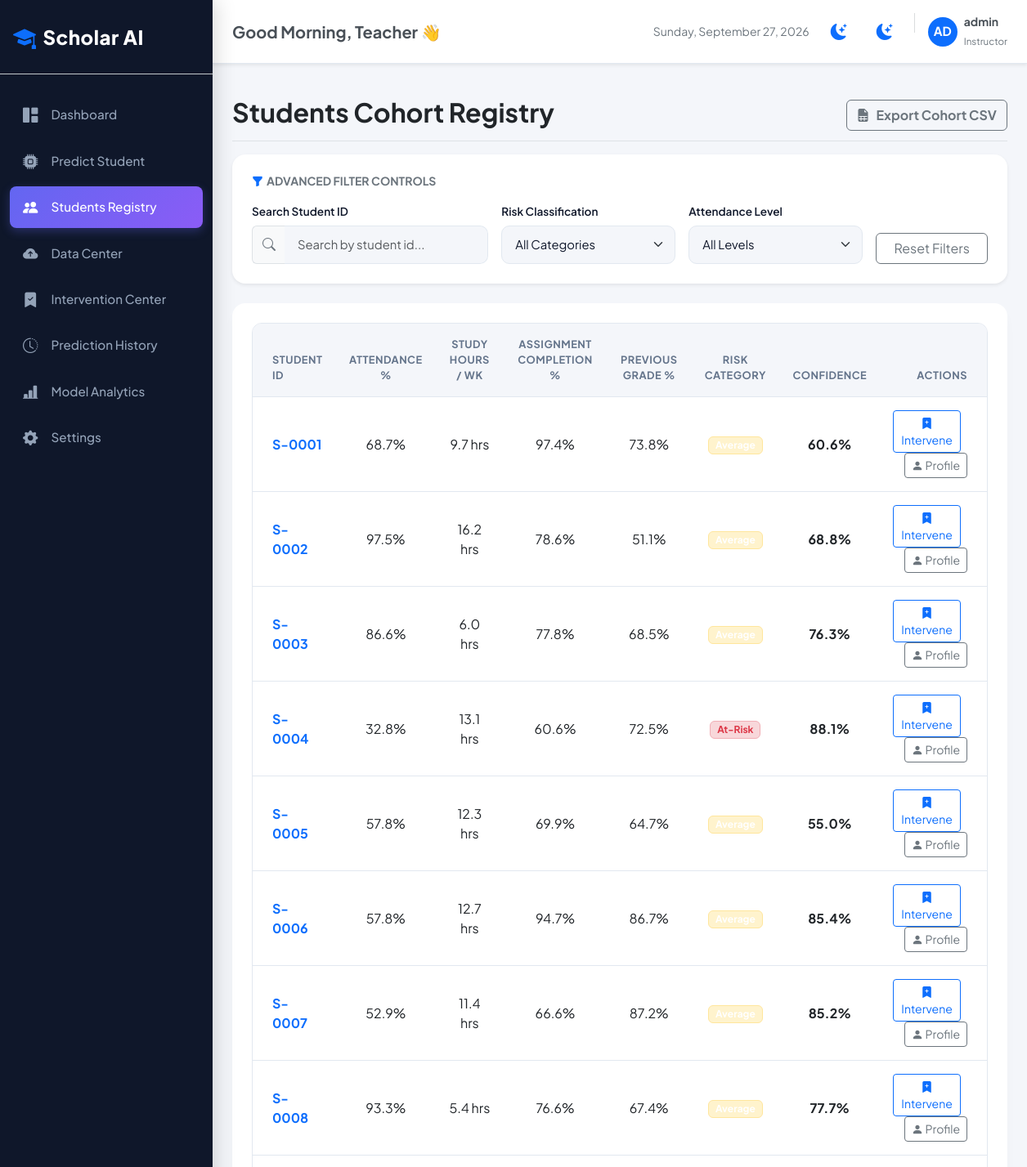
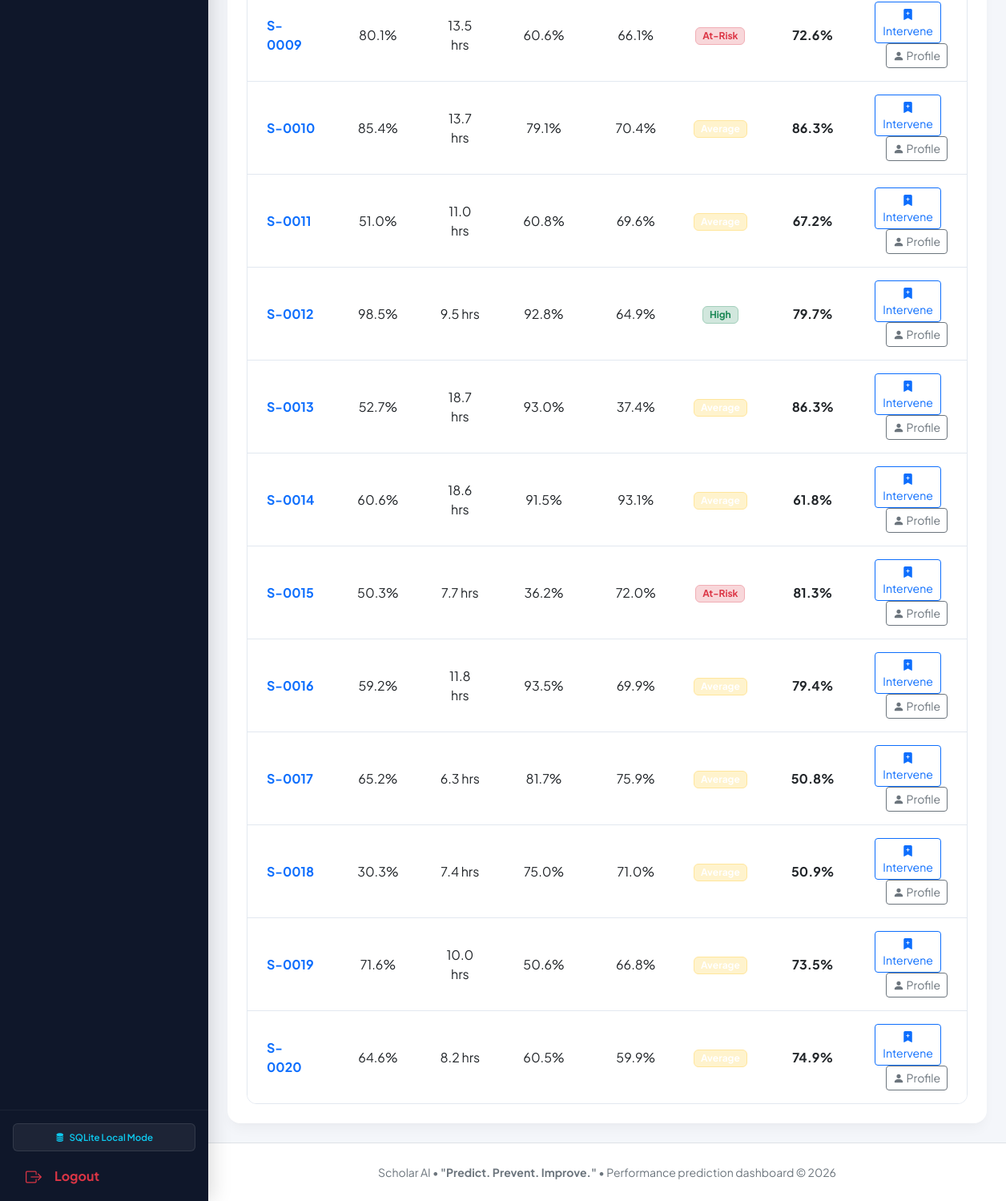
/students (signed in), run on the app's committed database (2 pictures, top to bottom).
### tables this page shows
CREATE TABLE students (
        student_id TEXT PRIMARY KEY,
        attendance REAL NOT NULL,
        study_hours REAL NOT NULL,
        assignment_completion REAL NOT NULL,
        previous_grade REAL NOT NULL,
        class_participation REAL NOT NULL,
        family_support TEXT NOT NULL,
        parental_education TEXT NOT NULL,
        internet_access TEXT NOT NULL,
        extra_activities TEXT NOT NULL,
        predicted_category TEXT,
        confidence REAL,
        last_updated TIMESTAMP DEFAULT CURRENT_TIMESTAMP
    );

### app.py (the view)
@app.route('/students')
def students():
    search = request.args.get('search', '').strip()
    category = request.args.get('category', '').strip()
    sort_by = request.args.get('sort', 'student_id').strip()
    page = int(request.args.get('page', 1))
    per_page = 20
    conn = get_db_connection()
    cursor = conn.cursor()
    query = "SELECT * FROM students WHERE 1=1"
    params = []
    if search:
        query += " AND student_id LIKE ?"
        params.append(f"%{search}%")
    if category:
        query += " AND predicted_category = ?"
        params.append(category)
    allowed_sorts = ["student_id", "attendance", "study_hours", "assignment_completion", "previous_grade", "confidence"]
    if sort_by not in allowed_sorts:
        sort_by = "student_id"
    order_direction = "DESC" if sort_by in ["attendance", "study_hours", "assignment_completion", "previous_grade", "confidence"] else "ASC"
    query += f" ORDER BY {sort_by} {order_direction}"
    cursor.execute(f"SELECT COUNT(*) as count FROM ({query})", params)
    total_records = cursor.fetchone()['count']
    total_pages = (total_records + per_page - 1) // per_page
    offset = (page - 1) * per_page
    query += " LIMIT ? OFFSET ?"
    params.extend([per_page, offset])
    cursor.execute(query, params)
    student_rows = cursor.fetchall()
    conn.close()
    return render_template(
        'students.html',
        students=student_rows,
        search_query=search,
        selected_category=category,
        sort_by=sort_by,
        current_page=page,
        total_pages=total_pages,
        total_records=total_records
    )

### templates/students.html (shortened to what this page needs)
{% extends "base.html" %}
{% block content %}
<div class="d-flex justify-content-between flex-wrap flex-md-nowrap align-items-center pt-3 pb-2 mb-3 border-bottom">
    <h1 class="h2 fw-bold text-dark">Students Cohort Registry</h1>
    <div class="btn-toolbar mb-2 mb-md-0">
        <button class="btn btn-outline-secondary d-flex align-items-center gap-2 fw-bold" onclick="exportCohortCsv()">
            <i class="bi bi-file-earmark-spreadsheet-fill"></i> Export Cohort CSV
        </button>
    </div>
</div>
<div class="card-premium p-4 mb-4 border-0 shadow-sm">
    <h6 class="fw-bold mb-3 text-secondary text-uppercase small"><i class="bi bi-funnel-fill me-1 text-primary"></i>Advanced Filter Controls</h6>
    <div class="row g-3">
        <div class="col-12 col-md-4">
            <label for="searchBar" class="form-label">Search Student ID</label>
            <div class="input-group">
                <span class="input-group-text bg-light border-end-0 text-secondary"><i class="bi bi-search"></i></span>
                <input type="text" class="form-control border-start-0" id="searchBar" placeholder="Search by student id..." onkeyup="filterRegistryTable()">
            </div>
        </div>
        <div class="col-12 col-md-3">
            <label for="riskFilter" class="form-label">Risk Classification</label>
            <select class="form-select" id="riskFilter" onchange="filterRegistryTable()">
                <option value="" {% if not active_category %}selected{% endif %}>All Categories</option>
            </select>
        </div>
        <div class="col-12 col-md-3">
            <label for="attendanceFilter" class="form-label">Attendance Level</label>
            <select class="form-select" id="attendanceFilter" onchange="filterRegistryTable()">
                <option value="">All Levels</option>
            </select>
        </div>
        <div class="col-12 col-md-2 d-flex align-items-end">
            <button class="btn btn-outline-secondary w-100" onclick="resetFilters()">Reset Filters</button>
        </div>
    </div>
</div>
<div class="card-premium p-4 border-0">
    <div class="table-responsive-premium">
        <table class="table table-premium align-middle mb-0 text-center" id="registryTable">
            <thead>
                <tr>
                    <th class="text-start ps-4">Student ID</th>
                    <th>Attendance %</th>
                    <th>Study Hours / Wk</th>
                    <th>Assignment completion %</th>
                    <th>Previous Grade %</th>
                    <th>Risk Category</th>
                    <th>Confidence</th>
                    <th class="text-end pe-4">Actions</th>
                </tr>
            </thead>
            <tbody>
                {% if students %}
                    {% for item in students %}
                        <tr class="student-row" data-risk="{{ item.predicted_category }}" data-att="{{ item.attendance }}" data-sh="{{ item.study_hours }}">
                            <td class="text-start ps-4 fw-bold">
                                <a href="{{ url_for('student_profile', student_id=item.student_id) }}" class="text-decoration-none text-primary">
                                    {{ item.student_id }}
                                </a>
                            </td>
                            <td>{{ "%.1f"|format(item.attendance) }}%</td>
                            <td>{{ "%.1f"|format(item.study_hours) }} hrs</td>
                            <td>{{ "%.1f"|format(item.assignment_completion) }}%</td>
                            <td>{{ "%.1f"|format(item.previous_grade) }}%</td>
                            <td>
                                {% if item.predicted_category == 'High' %}
                                    <span class="badge bg-success-subtle text-success border border-success-subtle px-2.5 py-1 fs-8 uppercase">High</span>
                                {% elif item.predicted_category == 'Average' %}
                                    <span class="badge bg-warning-subtle text-warning-dark border border-warning-subtle px-2.5 py-1 fs-8 uppercase">Average</span>
                                {% else %}
                                    <span class="badge bg-danger-subtle text-danger border border-danger-subtle px-2.5 py-1 fs-8 uppercase">At-Risk</span>
                                {% endif %}
                            </td>
                            <td class="fw-bold">{{ "%.1f"|format(item.confidence * 100) }}%</td>
                            <td class="text-end pe-4">
                                <button class="btn btn-sm btn-outline-primary me-2" onclick="triggerIntervention('{{ item.student_id }}')">
                                    <i class="bi bi-bookmark-plus-fill"></i> Intervene
                                </button>
                                <a href="{{ url_for('student_profile', student_id=item.student_id) }}" class="btn btn-sm btn-outline-secondary">
                                    <i class="bi bi-person-fill"></i> Profile
                                </a>
                            </td>
                        </tr>
                    {% endfor %}
                {% endif %}
            </tbody>
        </table>
    </div>
</div>
{% endblock %}

### templates/base.html (shortened to what this page needs)
<!DOCTYPE html>
<html lang="en">
<head>
    <link href="https://cdn.jsdelivr.net/npm/bootstrap@5.3.0/dist/css/bootstrap.min.css" rel="stylesheet">
    <link href="https://cdn.jsdelivr.net/npm/bootstrap-icons@1.10.0/font/bootstrap-icons.css" rel="stylesheet">
    <link rel="stylesheet" href="{{ url_for('static', filename='css/style.css') }}">
</head>
<body>
    <div class="wrapper">
        <nav id="sidebar">
            <div class="sidebar-logo d-flex align-items-center py-4 px-3 border-bottom border-secondary-subtle">
                <i class="bi bi-mortarboard-fill fs-3 text-primary me-2"></i>
                <span class="fs-4 fw-extrabold text-white logo-text" style="font-weight: 800;">Scholar AI</span>
            </div>
            <ul class="list-unstyled components">
                <li class="{% if request.endpoint == 'dashboard' %}active{% endif %}">
                    <a href="{{ url_for('dashboard') }}">
                        <i class="bi bi-grid-1x2-fill me-3"></i> Dashboard
                    </a>
                </li>
                <li class="{% if request.endpoint == 'predict' %}active{% endif %}">
                    <a href="{{ url_for('predict') }}">
                        <i class="bi bi-cpu-fill me-3"></i> Predict Student
                    </a>
                </li>
                <li class="{% if request.endpoint == 'students' %}active{% endif %}">
                    <a href="{{ url_for('students') }}">
                        <i class="bi bi-people-fill me-3"></i> Students Registry
                    </a>
                </li>
                <li class="{% if request.endpoint == 'dataset_center' %}active{% endif %}">
                    <a href="{{ url_for('dataset_center') }}">
                        <i class="bi bi-cloud-arrow-up-fill me-3"></i> Data Center
                    </a>
                </li>
                <li class="{% if request.endpoint == 'interventions' %}active{% endif %}">
                    <a href="{{ url_for('interventions') }}">
                        <i class="bi bi-bookmark-check-fill me-3"></i> Intervention Center
                    </a>
                </li>
                <li class="{% if request.endpoint == 'history' %}active{% endif %}">
                    <a href="{{ url_for('history') }}">
                        <i class="bi bi-clock-history me-3"></i> Prediction History
                    </a>
                </li>
                <li class="{% if request.endpoint == 'model' %}active{% endif %}">
                    <a href="{{ url_for('model') }}">
                        <i class="bi bi-bar-chart-line-fill me-3"></i> Model Analytics
                    </a>
                </li>
                <li class="{% if request.endpoint == 'settings' %}active{% endif %}">
                    <a href="{{ url_for('settings') }}">
                        <i class="bi bi-gear-fill me-3"></i> Settings
                    </a>
                </li>
            </ul>
            <div class="sidebar-footer p-3 mt-auto">
                <div class="db-status-badge p-2 mb-3 rounded text-center" style="background: rgba(255,255,255,0.06); border: 1px solid rgba(255,255,255,0.1);">
                    {% if db_status == 'ephemeral' %}
                        <div class="text-warning fw-semibold" style="font-size: 0.72rem;">
                            <i class="bi bi-exclamation-triangle-fill me-1"></i> SQLite (Vercel Ephemeral)
                        </div>
                        <span class="text-secondary d-block mt-0.5" style="font-size: 0.65rem; line-height: 1.2;">Data resets on cold start. Configure DATABASE_URL for Postgres.</span>
                    {% elif db_status == 'postgres' %}
                        <div class="text-success fw-semibold" style="font-size: 0.72rem;">
                            <i class="bi bi-database-fill-check me-1"></i> Postgres (Persistent)
                        </div>
                    {% else %}
                        <div class="text-info fw-semibold" style="font-size: 0.72rem;">
                            <i class="bi bi-database-fill me-1"></i> SQLite Local Mode
                        </div>
                    {% endif %}
                </div>
                <a href="{{ url_for('logout') }}" class="d-flex align-items-center py-2.5 px-3 rounded text-danger text-decoration-none logout-link fw-bold">
                    <i class="bi bi-box-arrow-right me-3 fs-5"></i> Logout
                </a>
            </div>
        </nav>
        <div id="content" class="w-100">
            <nav class="navbar navbar-expand-lg navbar-top py-3 px-4 shadow-sm">
                <div class="container-fluid p-0">
                    <div class="d-flex align-items-center gap-2">
                        <h5 class="fw-bold mb-0 text-dark-emphasis" id="greetingLabel">Good Morning, Teacher 👋</h5>
                    </div>
                    <div class="ms-auto d-flex align-items-center gap-3">
                        <span class="text-secondary small d-none d-lg-inline-block" id="currentDateLabel"></span>
                        <button type="button" class="theme-toggle-btn" title="Toggle Theme">
                            <i class="bi bi-moon-stars-fill"></i>
                        </button>
                        <div class="dropdown">
                            <button type="button" class="theme-toggle-btn position-relative" id="notifBell" data-bs-toggle="dropdown" aria-expanded="false">
                                <i class="bi bi-bell-fill"></i>
                            </button>
                        </div>
                        <div class="d-flex align-items-center gap-2 d-none d-sm-flex">
                            <div class="bg-primary text-white rounded-circle d-flex align-items-center justify-content-center fw-bold" style="width: 36px; height: 36px; font-size: 0.95rem;">
                                {{ session.get('username', 'T')[:2].upper() }}
                            </div>
                            <div class="text-start">
                                <span class="d-block small fw-bold text-dark-emphasis">{{ session.get('username', 'Teacher') }}</span>
                                <span class="text-secondary" style="font-size: 0.725rem;">Instructor</span>
                            </div>
                        </div>
                    </div>
                </div>
            </nav>
            <main class="p-4" style="flex:1;">
                {% block content %}{% endblock %}
            </main>
            <footer class="text-center py-4 bg-white border-top mt-auto">
                <span class="text-secondary small">Scholar AI &bull; <strong>"Predict. Prevent. Improve."</strong> &bull; Performance prediction dashboard &copy; 2026</span>
            </footer>
        </div>
    </div>
    <div class="toast-container position-fixed bottom-0 end-0 p-3" style="z-index: 1100;">
    </div>
</body>
</html>

### data on the page
students: student_id "S-0001", attendance "68.7", study_hours "9.7", assignment_completion "97.4", previous_grade "73.8", item.confidence*100 "60.6"
students: student_id "S-0002", attendance "97.5", study_hours "16.2", assignment_completion "78.6", previous_grade "51.1", item.confidence*100 "68.8"
students: student_id "S-0003", attendance "86.6", study_hours "6.0", assignment_completion "77.8", previous_grade "68.5", item.confidence*100 "76.3"
students: student_id "S-0004", attendance "32.8", study_hours "13.1", assignment_completion "60.6", previous_grade "72.5", predicted_category "At-Risk", item.confidence*100 "88.1"
students: student_id "S-0005", attendance "57.8", study_hours "12.3", assignment_completion "69.9", previous_grade "64.7", item.confidence*100 "55.0"
students: student_id "S-0006", attendance "57.8", study_hours "12.7", assignment_completion "94.7", previous_grade "86.7", item.confidence*100 "85.4"
students: student_id "S-0007", attendance "52.9", study_hours "11.4", assignment_completion "66.6", previous_grade "87.2", item.confidence*100 "85.2"
students: student_id "S-0008", attendance "93.3", study_hours "5.4", assignment_completion "76.6", previous_grade "67.4", item.confidence*100 "77.7"
students: student_id "S-0009", attendance "80.1", study_hours "13.5", assignment_completion "60.6", previous_grade "66.1", predicted_category "At-Risk", item.confidence*100 "72.6"
students: student_id "S-0010", attendance "85.4", study_hours "13.7", assignment_completion "79.1", previous_grade "70.4", item.confidence*100 "86.3"
students: student_id "S-0011", attendance "51.0", study_hours "11.0", assignment_completion "60.8", previous_grade "69.6", item.confidence*100 "67.2"
students: student_id "S-0012", attendance "98.5", study_hours "9.5", assignment_completion "92.8", previous_grade "64.9", predicted_category "High", item.confidence*100 "79.7"
students: student_id "S-0013", attendance "52.7", study_hours "18.7", assignment_completion "93.0", previous_grade "37.4", item.confidence*100 "86.3"
students: student_id "S-0014", attendance "60.6", study_hours "18.6", assignment_completion "91.5", previous_grade "93.1", item.confidence*100 "61.8"
students: student_id "S-0015", attendance "50.3", study_hours "7.7", assignment_completion "36.2", previous_grade "72.0", predicted_category "At-Risk", item.confidence*100 "81.3"
students: student_id "S-0016", attendance "59.2", study_hours "11.8", assignment_completion "93.5", previous_grade "69.9", item.confidence*100 "79.4"
students: student_id "S-0017", attendance "65.2", study_hours "6.3", assignment_completion "81.7", previous_grade "75.9", item.confidence*100 "50.8"
students: student_id "S-0018", attendance "30.3", study_hours "7.4", assignment_completion "75.0", previous_grade "71.0", item.confidence*100 "50.9"
students: student_id "S-0019", attendance "71.6", study_hours "10.0", assignment_completion "50.6", previous_grade "66.8", item.confidence*100 "73.5"
students: student_id "S-0020", attendance "64.6", study_hours "8.2", assignment_completion "60.5", previous_grade "59.9", item.confidence*100 "74.9"

### other printed values
{{ session.get('username', 'T')[:2].upper() }} "AD"
{{ session.get('username', 'Teacher') }} "admin"
